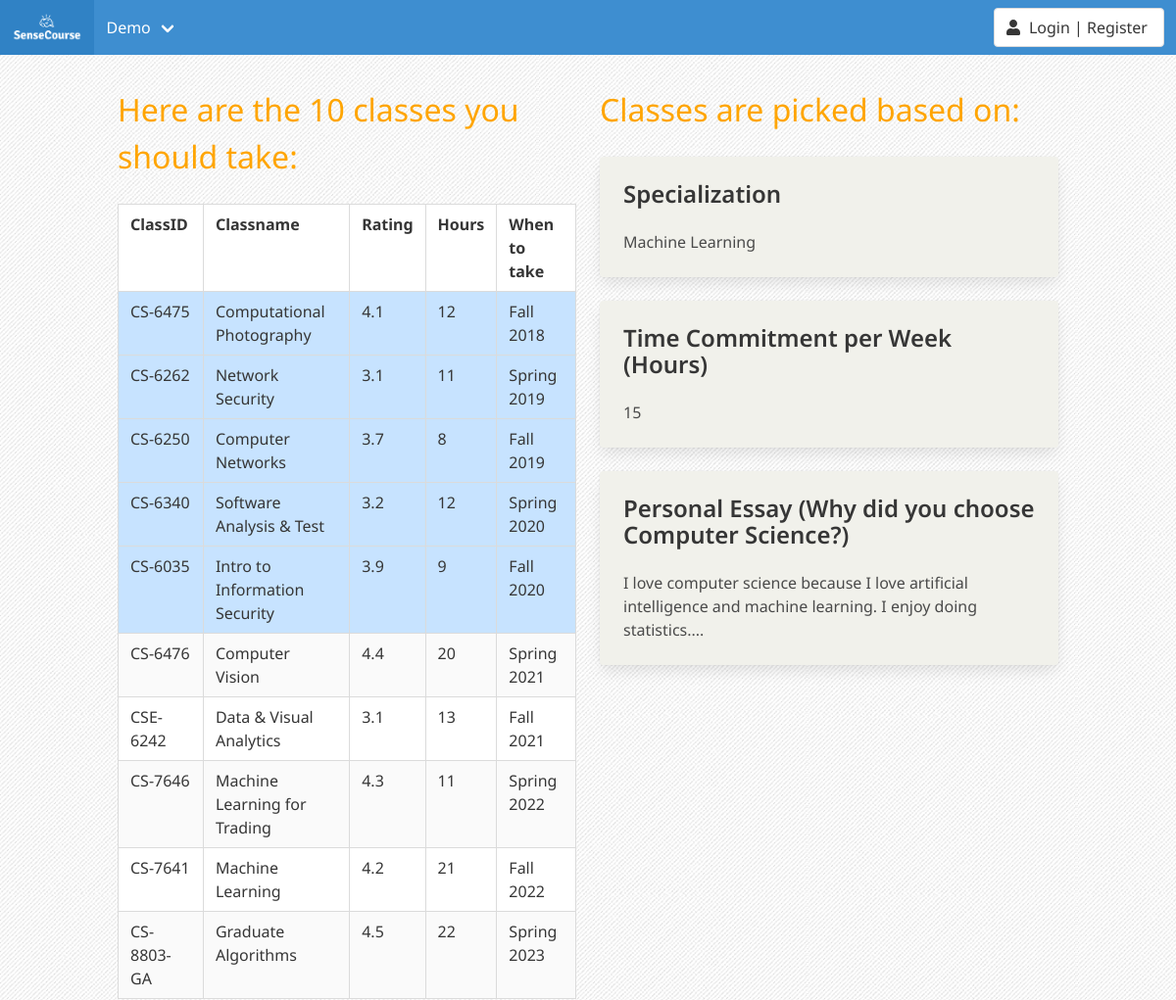
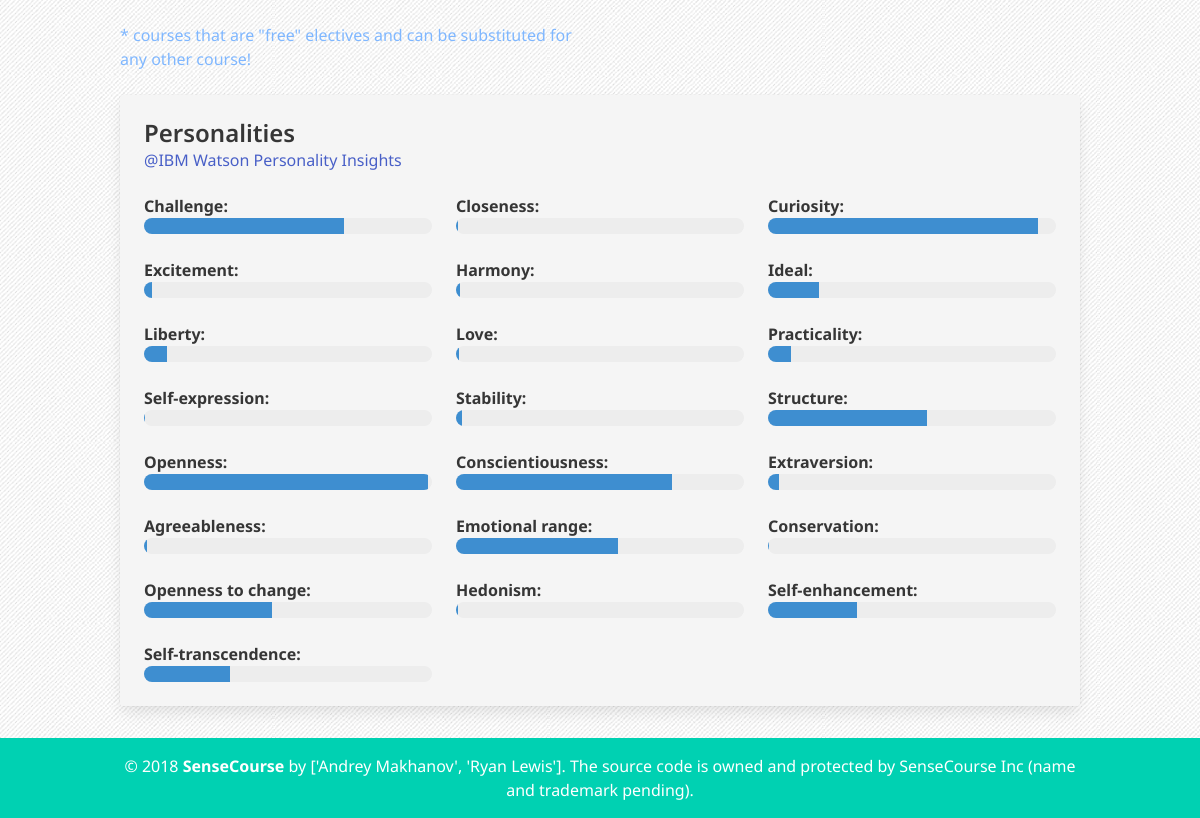
The app's page /demo with its own data (2 pictures, top to bottom).
### tables this page shows
CREATE TABLE classes(id INTEGER PRIMARY KEY AUTOINCREMENT, course NOT NULL, hours, rating, course_name,Challenge, Closeness, Curiosity, Excitement, Harmony,Ideal, Liberty, Love, Practicality, Selfexpression,Stability, Structure, Openness, Conscientiousness, Extraversion,Agreeableness, Emotionalrange, Conservation, Opennesstochange, Hedonism,Selfenhancement, Selftranscendence);

CREATE TABLE user(id INTEGER PRIMARY KEY AUTOINCREMENT, username UNIQUE NOT NULL, hours, personal, specialization,generated_classes, Challenge, Closeness, Curiosity, Excitement, Harmony,Ideal, Liberty, Love, Practicality, Selfexpression,Stability, Structure, Openness, Conscientiousness, Extraversion,Agreeableness, Emotionalrange, Conservation, Opennesstochange, Hedonism,Selfenhancement, Selftranscendence);

### controller/demo.py (the view)
@app_demo.route("/demo", methods=['GET'])
def admin():
    authors = ["Andrey Makhanov", "Ryan Lewis"]
    conn = sqlite3.connect(DATABASE)
    cur = conn.cursor()
    cur.execute("SELECT * FROM user WHERE username = 'demo@demo';")
    userrow = cur.fetchone()
    myclasses = []
    tclass = json.loads(userrow[5])
    if userrow[4] == "Computing Systems":
        smart_cnt = 4
    else:
        smart_cnt = 5
    tclass.reverse()
    for i in tclass:
        cur.execute("SELECT course,course_name,rating,hours FROM classes WHERE course=?", [str(i)])
        myclasses.append(cur.fetchone())
    when = ["Fall 2018", "Spring 2019", "Fall 2019", "Spring 2020", "Fall 2020", "Spring 2021", "Fall 2021", "Spring 2022",
            "Fall 2022", "Spring 2023"]
    when_count = 0
    myclasses2 = []
    for i in myclasses:
        zcnt = 0
        if when_count < smart_cnt:
            zcnt = 1
        myclasses2.append([i[0], i[1], i[2], i[3], when[when_count], zcnt])
        when_count += 1
    return render_template("index_output.html", authors=authors, hours=userrow[2], text=userrow[3][:300], spec=userrow[4],
                           classes=myclasses2,
                           personality=userrow[6:])

### templates/index_output.html
{% extends 'template.html' %}
{% block content %}
    <link rel="stylesheet" type="text/css" href="../static/css/index_output.css">
<div class="container" style="padding-top:2em;padding-bottom:2em;">
    <div class="columns">
        <div class="column tenClasses">
            <h1 id="message">Here are the 10 classes you should take:</h1> <br>
                <table class="table is-striped is-bordered">
                    <thead>
                    <tr>
                        <th>ClassID</th>
                        <th>Classname</th>
                        <th>Rating</th>
                        <th>Hours</th>
                        <th>When to take</th>
                    </tr>
                    </thead>
                    <tbody>
                    {% for class in classes %}
                    <tr {% if class[5] == 1 %} style="background-color:#c7e3ff" {% endif %}>
                        <td>{{class[0]}}</td>
                        <td>{{class[1]}}</td>
                        <td>{{'%0.1f'| format(class[2]|float)}}</td>
                        <td>{{'%0.0f'| format(class[3]|float)}}</td>
                        <td>{{ class[4] }}</td>
                    </tr>
                    {% endfor %}
                    </tbody>
                </table>
        <span style="color:#7fb7ff">* courses that are "free" electives and can be substituted for any other course!</span>
        </div>
        <div class="column picksBasedOn">
            <h1>Classes are picked based on: </h1> <br>
               <div class="card">
                <div class="card-content classPickBasedOn" >
                    <div class="media">
                        <div class="media-content">
                            <p class="title is-4">Specialization</p>
                        </div>
                    </div>
                    <div class="content">
                        {{spec}}
                    </div>
                </div>
            </div> <br>
               <div class="card">
                <div class="card-content classPickBasedOn">
                    <div class="media">
                        <div class="media-content">
                            <p class="title is-4">Time Commitment per Week (Hours)</p>
                        </div>
                    </div>
                    <div class="content">
                        {{hours}}
                    </div>
                </div>
            </div> <br>
                <div class="card">
                <div class="card-content classPickBasedOn">
                    <div class="media">
                        <div class="media-content">
                            <p class="title is-4">Personal Essay (Why did you choose Computer Science?)</p>
                        </div>
                    </div>
                    <div class="content">
                        {{text}}...
                    </div>
                </div>
            </div> <br>
        </div>
    </div>
    <div class="card">
        <div class="card-content personalityList">
            <div class="media">
                <div class="media-content">
                    <p class="title is-4">Personalities</p>
                    <p class="subtitle is-6"><a href="https://www.ibm.com/watson/services/personality-insights/" target="_blank">@IBM Watson Personality Insights</a></p>
                </div>
            </div>
            <div class="content">
                <div class="columns">
                    <div class="column"><strong>Challenge: </strong>
                        <progress class="progress is-info" value="{{ personality[0] }}" max="1"></progress>
                    </div>
                    <div class="column"><strong>Closeness: </strong>
                        <progress class="progress is-info" value="{{ personality[1] }}" max="1"></progress>
                    </div>
                    <div class="column"><strong>Curiosity: </strong>
                        <progress class="progress is-info" value="{{ personality[2] }}" max="1"></progress>
                    </div>
                </div>
                <div class="columns">
                    <div class="column"><strong>Excitement: </strong>
                        <progress class="progress is-info" value="{{ personality[3] }}" max="1"></progress>
                    </div>
                    <div class="column"><strong>Harmony: </strong>
                        <progress class="progress is-info" value="{{ personality[4] }}" max="1"></progress>
                    </div>
                    <div class="column"><strong>Ideal: </strong>
                        <progress class="progress is-info" value="{{ personality[5] }}" max="1"></progress>
                    </div>
                </div>
                <div class="columns">
                    <div class="column"><strong>Liberty: </strong>
                        <progress class="progress is-info" value="{{ personality[6] }}" max="1"></progress>
                    </div>
                    <div class="column"><strong>Love: </strong>
                        <progress class="progress is-info" value="{{ personality[7] }}" max="1"></progress>
                    </div>
                    <div class="column"><strong>Practicality: </strong>
                        <progress class="progress is-info" value="{{ personality[8] }}" max="1"></progress>
                    </div>
                </div>
                <div class="columns">
                    <div class="column"><strong>Self-expression: </strong>
                        <progress class="progress is-info" value="{{ personality[9] }}" max="1"></progress>
                    </div>
                    <div class="column"><strong>Stability: </strong>
                        <progress class="progress is-info" value="{{ personality[10] }}" max="1"></progress>
                    </div>
                    <div class="column"><strong>Structure: </strong>
                        <progress class="progress is-info" value="{{ personality[11] }}" max="1"></progress>
                    </div>
                </div>
                <div class="columns">
                    <div class="column"><strong>Openness: </strong>
                        <progress class="progress is-info" value="{{ personality[12] }}" max="1"></progress>
                    </div>
                    <div class="column"><strong>Conscientiousness: </strong>
                        <progress class="progress is-info" value="{{ personality[13] }}" max="1"></progress>
                    </div>
                    <div class="column"><strong>Extraversion: </strong>
                        <progress class="progress is-info" value="{{ personality[14] }}" max="1"></progress>
                    </div>
                </div>
                <div class="columns">
                    <div class="column"><strong>Agreeableness: </strong>
                        <progress class="progress is-info" value="{{ personality[15] }}" max="1"></progress>
                    </div>
                    <div class="column"><strong>Emotional range: </strong>
                        <progress class="progress is-info" value="{{ personality[16] }}" max="1"></progress>
                    </div>
                    <div class="column"><strong>Conservation: </strong>
                        <progress class="progress is-info" value="{{ personality[17] }}" max="1"></progress>
                    </div>
                </div>
                <div class="columns">
                    <div class="column"><strong>Openness to change: </strong>
                        <progress class="progress is-info" value="{{ personality[18] }}" max="1"></progress>
                    </div>
                    <div class="column"><strong>Hedonism: </strong>
                        <progress class="progress is-info" value="{{ personality[19] }}" max="1"></progress>
                    </div>
                    <div class="column"><strong>Self-enhancement: </strong>
                        <progress class="progress is-info" value="{{ personality[20] }}" max="1"></progress>
                    </div>
                </div>
                <div class="columns">
                    <div class="column"><strong>Self-transcendence: </strong>
                        <progress class="progress is-info" value="{{ personality[21] }}" max="1"></progress>
                    </div>
                    <div class="column"></div>
                    <div class="column"></div>
                </div>
            </div>
        </div>
    </div>
</div>
{% endblock %}

### templates/template.html (shortened to what this page needs)
<!DOCTYPE html>
<html>
<head>
    <link rel="stylesheet" href="https://cdnjs.cloudflare.com/ajax/libs/bulma/0.7.1/css/bulma.min.css" />
</head>
<link rel="stylesheet" type="text/css" href="../static/css/template.css">
<body>
    {% include 'navigation.html' %}
        {% block content %}{% endblock %}
    {% include 'footer.html' %}
</body>
</html>

### templates/navigation.html (shortened to what this page needs)
<nav class="navbar is-info">
    <div class="navbar-brand">
        <a class="navbar-item" href="/">
            <img src="static/images/SenseCourse.png" alt="Sense Courses Logo" >
        </a>
    </div>
    <div id="sensenavbar" class="navbar-menu">
        {% if not session.get('username') %}
            <div class="navbar-start">
                <div class="navbar-item has-dropdown is-hoverable">
                    <a class="navbar-link" href="#">
                        Demo
                    </a>
                </div>
            </div>
        {% endif %}
        <div class="navbar-end">
            <div class="navbar-item">
                <div class="field is-grouped">
                    <p class="control">
                        {% if session.get('username') %}
                            <a class="button" href="/logout">
              <span class="icon">
              <i class="fas fa-sign-out-alt"></i>
              </span>
                                <span>Logout</span>
                            </a>
                        {% else %}
                            <a class="button" href="#" id="loginbtn">
              <span class="icon">
               <i class="fa fa-user" aria-hidden="true"></i>
              </span>
                                <span>Login | Register</span>
                            </a>
                        {% endif %}
                    </p>
                </div>
            </div>
        </div>
    </div>
</nav>

### templates/footer.html (shortened to what this page needs)
<footer class="footer hero is-primary ">
    <div class="container ">
        <div class="content has-text-centered">
            <p>
                © 2018 <strong>SenseCourse</strong> by {{ authors }}. The source code is owned and protected by SenseCourse Inc (name and trademark pending).
            </p>
        </div>
    </div>
</footer>

### static/css/template.css (style rules this page uses)
* { font-family: 'Noto Sans', sans-serif; }
html { background-image: url("../images/background.jpg") }

### templates/footer.html (style rules this page uses)
.footer { padding: 1rem 1.5rem 1rem; }

### records on screen
classes: course "CS-6475", course_name "Computational Photography", rating "4.1", hours "12", class "Fall 2018"
classes: course "CS-6262", course_name "Network Security", rating "3.1", hours "11", class "Spring 2019"
classes: course "CS-6250", course_name "Computer Networks", rating "3.7", hours "8", class "Fall 2019"
classes: course "CS-6340", course_name "Software Analysis & Test", rating "3.2", hours "12", class "Spring 2020"
classes: course "CS-6035", course_name "Intro to Information Security", rating "3.9", hours "9", class "Fall 2020"
classes: course "CS-6476", course_name "Computer Vision", rating "4.4", hours "20", class "Spring 2021"
classes: course "CSE-6242", course_name "Data & Visual Analytics", rating "3.1", hours "13", class "Fall 2021"
classes: course "CS-7646", course_name "Machine Learning for Trading", rating "4.3", hours "11", class "Spring 2022"
classes: course "CS-7641", course_name "Machine Learning", rating "4.2", hours "21", class "Fall 2022"
classes: course "CS-8803-GA", course_name "Graduate Algorithms", rating "4.5", hours "22", class "Spring 2023"
user: specialization "Machine Learning", personal "I love computer science because I love artificial intelligence and machine learning. I enjoy doing statistics."

### other values on screen
{{ hours }} "15"
{{ authors }} "['Andrey Makhanov', 'Ryan Lewis']"
